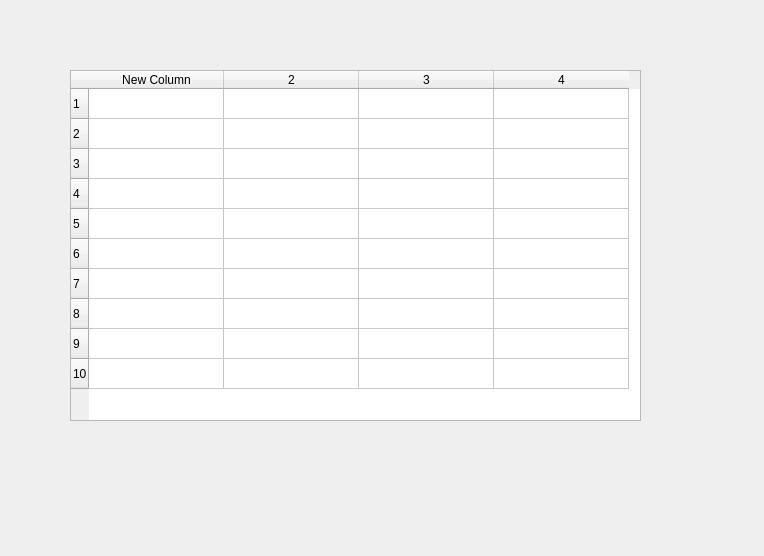
<?xml version="1.0" encoding="UTF-8"?>
<ui version="4.0">
 <class>Form</class>
 <widget class="QWidget" name="Form">
  <property name="geometry">
   <rect>
    <x>0</x>
    <y>0</y>
    <width>764</width>
    <height>556</height>
   </rect>
  </property>
  <property name="windowTitle">
   <string>Form</string>
  </property>
  <widget class="QTableWidget" name="tableWidget">
   <property name="geometry">
    <rect>
     <x>70</x>
     <y>70</y>
     <width>571</width>
     <height>351</height>
    </rect>
   </property>
   <property name="midLineWidth">
    <number>0</number>
   </property>
   <property name="sizeAdjustPolicy">
    <enum>QAbstractScrollArea::AdjustIgnored</enum>
   </property>
   <property name="rowCount">
    <number>10</number>
   </property>
   <property name="columnCount">
    <number>4</number>
   </property>
   <attribute name="horizontalHeaderDefaultSectionSize">
    <number>135</number>
   </attribute>
   <attribute name="verticalHeaderDefaultSectionSize">
    <number>30</number>
   </attribute>
   <row/>
   <row/>
   <row/>
   <row/>
   <row/>
   <row/>
   <row/>
   <row/>
   <row/>
   <row/>
   <column>
    <property name="text">
     <string>New Column</string>
    </property>
   </column>
   <column/>
   <column/>
   <column/>
  </widget>
 </widget>
 <resources/>
 <connections/>
</ui>
